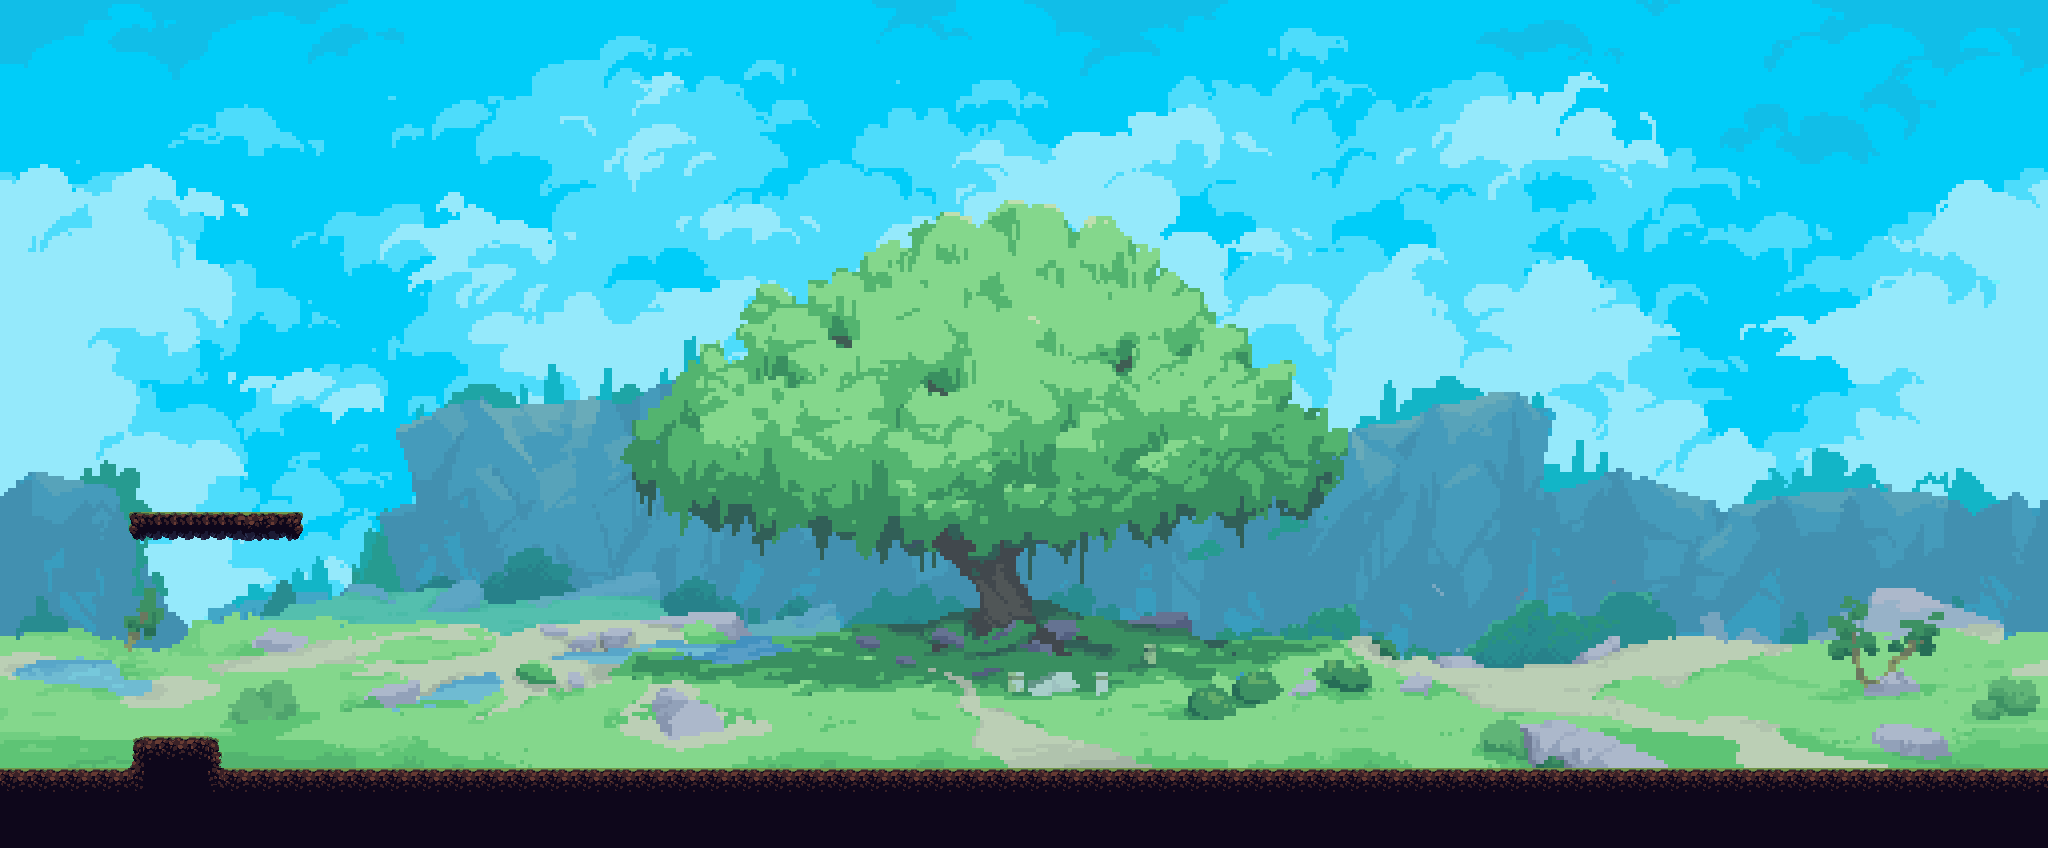

Rendered tile map (Tiled .tmx) drawn with the repository's tilesets; below, a short description and the map source with its tile grids summarised:
An orthogonal 128x53 tile map with 16x16 px tiles, 2 tile layers (bg1, Platform), 2 tilesets and 5 objects (3x platform, nextMapTrigger, spawnPoint).

<map version="1.10" tiledversion="1.11.0" orientation="orthogonal" renderorder="right-down" width="128" height="53" tilewidth="16" tileheight="16" infinite="0" nextlayerid="8" nextobjectid="9">
 <tileset firstgid="1" name="bg1" tilewidth="16" tileheight="16" tilecount="6144" columns="128">
  <image source="backgroundsLevel1_2/windrise-background.png" width="2048" height="768" />
 </tileset>
 <tileset firstgid="6145" name="platform" tilewidth="16" tileheight="16" tilecount="4356" columns="66">
  <image source="tilesetsLevel1_2/basic.png" width="1056" height="1056" />
 </tileset>
 <layer id="1" name="bg1" width="128" height="53">
  <data>[6784 cells, 6144 non-empty, 6144 distinct tile ids]</data>
 </layer>
 <layer id="2" name="Platform" width="128" height="53">
  <data>[6784 cells, 674 non-empty, 31 distinct tile ids]</data>
 </layer>
 <objectgroup id="3" name="Platforms">
  <object id="3" type="platform" x="0" y="769.091" width="2048.18" height="31.8182" />
  <object id="4" type="platform" x="134.273" y="738.182" width="85.3636" height="30.1818" />
 </objectgroup>
 <objectgroup id="5" name="Transition">
  <object id="5" type="nextMapTrigger" x="2042" y="701" width="11" height="72.3333" />
  <object id="6" type="platform" x="-98.6667" y="-1.33333" width="98.6667" height="913.333" />
 </objectgroup>
 <objectgroup id="7" name="SpawnPoint">
  <object id="8" type="spawnPoint" x="16.3333" y="735" width="15" height="25.6667" />
 </objectgroup>
</map>
